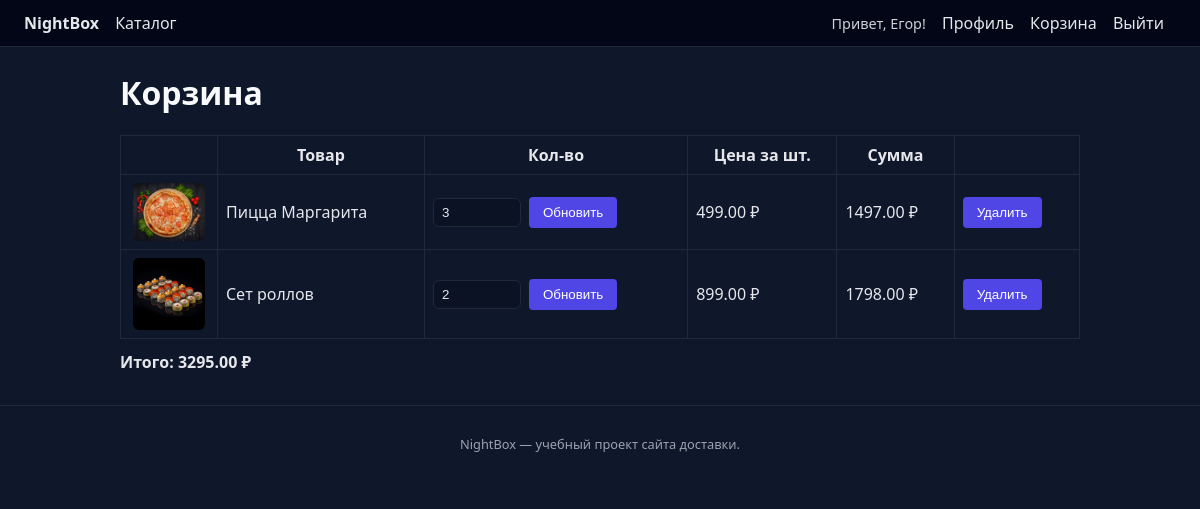
Before: /cart (signed in) with the older database file.
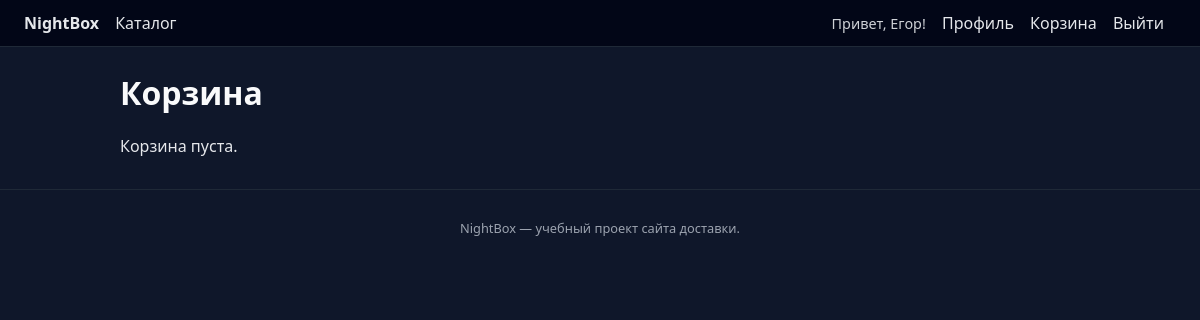
After: the same page with the newer database file.
### app.py (models this page shows)
class CartItem(db.Model):
    __tablename__ = "cart_items"
    id = db.Column(db.Integer, primary_key=True)
    user_id = db.Column(db.Integer, db.ForeignKey("users.id"), nullable=False)
    product_id = db.Column(db.Integer, db.ForeignKey("products.id"), nullable=False)
    quantity = db.Column(db.Integer, nullable=False, default=1)
    user = db.relationship("User", backref="cart_items")
    product = db.relationship("Product")

class Product(db.Model):
    __tablename__ = "products"
    id = db.Column(db.Integer, primary_key=True)
    name = db.Column(db.String(100), nullable=False)
    description = db.Column(db.String(255), nullable=False)
    price = db.Column(db.Float, nullable=False)

### app.py (the view)
    def wrapper(*args, **kwargs):
        if g.current_user is None:
            return redirect(url_for("login", next=request.path))
        return view_func(*args, **kwargs)

### app.py (called while the page is built)
@app.before_request
def load_current_user():
    user_id = session.get("user_id")
    if user_id is None:
        g.current_user = None
    else:
        g.current_user = User.query.get(user_id)

def login_required(view_func):
    def wrapper(*args, **kwargs):
        if g.current_user is None:
            return redirect(url_for("login", next=request.path))
        return view_func(*args, **kwargs)
    wrapper.__name__ = view_func.__name__
    return wrapper

@app.route("/cart")
@login_required
def cart():
    items = CartItem.query.filter_by(user_id=g.current_user.id).all()
    total = sum(item.product.price * item.quantity for item in items)
    return render_template("cart.html", items=items, total=total)

### templates/cart.html
{% extends "base.html" %}
{% block content %}
    <h1>Корзина</h1>
    {% if not items %}
        <p>Корзина пуста.</p>
    {% else %}
        <table class="cart-table">
            <thead>
            <tr>
                <th></th>
                <th>Товар</th>
                <th>Кол-во</th>
                <th>Цена за шт.</th>
                <th>Сумма</th>
                <th></th>
            </tr>
            </thead>
            <tbody>
            {% for item in items %}
                <tr>
                    <td class="cart-img-cell">
                        {% if "Пицца" in item.product.name %}
                            <img class="card-img cart-img-small" src="{{ url_for('static', filename='img/pizza-margherita.jpg') }}" alt="Пицца Маргарита">
                        {% elif "Бургер" in item.product.name %}
                            <img class="card-img cart-img-small" src="{{ url_for('static', filename='img/burger.jpg') }}" alt="Бургер">
                        {% elif "роллов" in item.product.name %}
                            <img class="card-img cart-img-small" src="{{ url_for('static', filename='img/rolls.jpg') }}" alt="Роллы">
                        {% elif "Лимонад" in item.product.name %}
                            <img class="card-img cart-img-small" src="{{ url_for('static', filename='img/lemonade.jpg') }}" alt="Лимонад">
                        {% elif "Вок с говядиной" in item.product.name %}
                            <img class="card-img cart-img-small" src="{{ url_for('static', filename='img/wok_beef.jpg') }}" alt="Вок с говядиной">
                        {% elif "Вок с курицей" in item.product.name %}
                            <img class="card-img cart-img-small" src="{{ url_for('static', filename='img/wok_chicken.jpg') }}" alt="Вок с курицей">
                        {% elif "Шаурма люля" in item.product.name %}
                            <img class="card-img cart-img-small" src="{{ url_for('static', filename='img/shaurma_lula.jpg') }}" alt="Шаурма люля">
                        {% elif "Шаурма с курицей" in item.product.name %}
                            <img class="card-img cart-img-small" src="{{ url_for('static', filename='img/shaurma_chicken.jpg') }}" alt="Шаурма с курицей">
                        {% endif %}
                    </td>
                    <td>{{ item.product.name }}</td>
                    <td>
                        <form method="post" action="{{ url_for('update_cart_item', item_id=item.id) }}" class="inline-form">
                            <input type="number" name="quantity" min="1" max="99" value="{{ item.quantity }}" required>
                            <button type="submit">Обновить</button>
                        </form>
                    </td>
                    <td>{{ "%.2f"|format(item.product.price) }} ₽</td>
                    <td>{{ "%.2f"|format(item.product.price * item.quantity) }} ₽</td>
                    <td>
                        <form method="post" action="{{ url_for('remove_from_cart', item_id=item.id) }}">
                            <button type="submit">Удалить</button>
                        </form>
                    </td>
                </tr>
            {% endfor %}
            </tbody>
        </table>
        <p class="cart-total">Итого: {{ "%.2f"|format(total) }} ₽</p>
    {% endif %}
{% endblock %}

Changed rows visible on the page:
removed CartItem: product.name "Пицца Маргарита", quantity "3"
no longer on this page (row unchanged): Product: product.price "499.00", item.product.price*item.quantity "1497.00"
removed CartItem: product.name "Сет роллов", quantity "2"
no longer on this page (row unchanged): Product: product.price "899.00", item.product.price*item.quantity "1798.00"
Other visible differences:
{{ "%.2f"|format(total) }}: "3295.00" → (not shown)
text no longer shown: "Товар Кол-во Цена за шт. Сумма Итого: ₽"
text now shown: "Корзина пуста."
